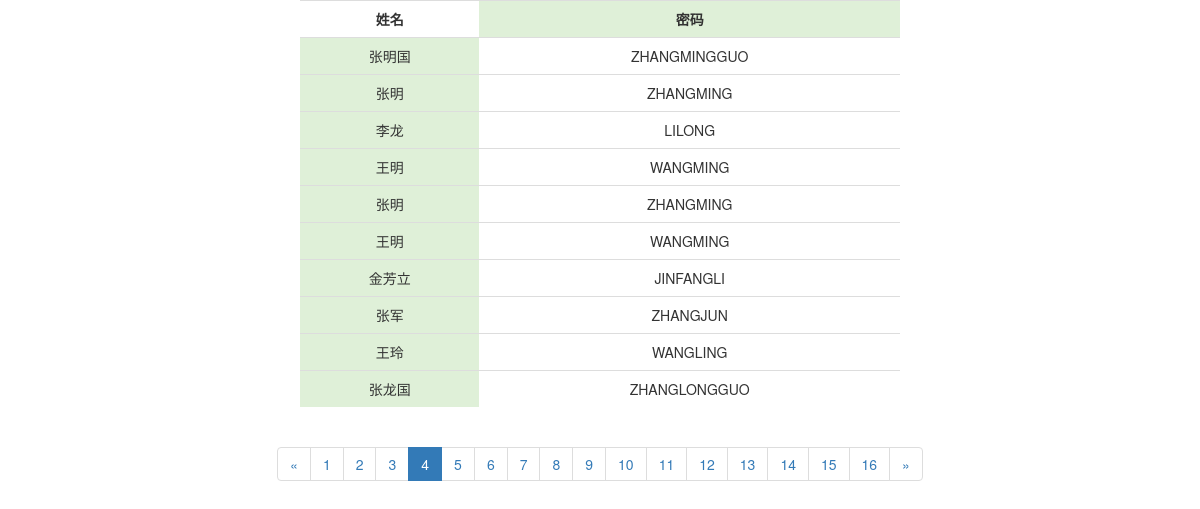
/?page=4, run on the app's committed database.
### testone/models.py (models this page shows)
class User(models.Model):
    name = models.CharField(max_length=20)
    password=models.CharField(max_length=30)

### testone/views.py (the view)
# urls.py: path("",views.index,name="index"),
def index(request):
    user_list=User.objects.all()
    paginator=Paginator(user_list,10)
    page=request.GET.get("page")
    currentPage=page;
    try:
        users=paginator.page(page)
    except PageNotAnInteger as identifier:
        users=paginator.page(1)
    except EmptyPage:
        users=paginator.page(paginator.num_pages)
    users.paginator
    paginator.page_range
    return render(request,"index.html",{"users":users})

### testone/templates/index.html (shortened to what this page needs)
{% load staticfiles %}
<!DOCTYPE html>
<html lang="en">
<head>
    <link rel="stylesheet" href="{% static '/bootstrap.min.css' %}">
</head>
<body>
<center>
        {% with paginator=users.paginator c=9 %}
    <table class="table table-hover  text-center" style="display: 0 auto;width: 50%;">
        <tr><th>姓名</th><th class="success">密码</th></tr>
        {% for i in users %}
      <tr><td class="success">{{i.name}}</td>
        <td>{{i.password | upper}}</td>
        </tr>
        {% endfor %}
    </table>
    <div>
        <ul class="pagination">
            {% if users.has_previous %}
            <li ><a href="/?page={{users.previous_page_number}}">&laquo;</a></li>
            {% else %}
            <li class="disabled"><a >&laquo;</a></li>
            {% endif %}
            {% for num in paginator.page_range %}
                {% if  num == users.number %}
                <li class="active success"><a href="#">{{num}}</a></li>
                {% else %}
                <li ><a href="?page={{num}}">{{num}}</a></li>
                {% endif %}
            {% endfor %}
            {% if users.has_next%}
                <li><a href="/?page={{users.next_page_number}}">&raquo;</a></li>
            {% else %}
            <li class="disabled"><a >&raquo;</a></li>
            {% endif %}
            </ul>
{%endwith%}
    </div>
</center>
</html>

### data on the page
User: name "张明国", password "ZHANGMINGGUO"
User: name "张明", password "ZHANGMING"
User: name "李龙", password "LILONG"
User: name "王明", password "WANGMING"
User: name "张明", password "ZHANGMING"
User: name "王明", password "WANGMING"
User: name "金芳立", password "JINFANGLI"
User: name "张军", password "ZHANGJUN"
User: name "王玲", password "WANGLING"
User: name "张龙国", password "ZHANGLONGGUO"

### other printed values
{{ num }} "1" "2" "3" "5" "6" "7" "8" "9" "10" "11" "12" "13" "14" "15" "16"
{{ num }} "4"
